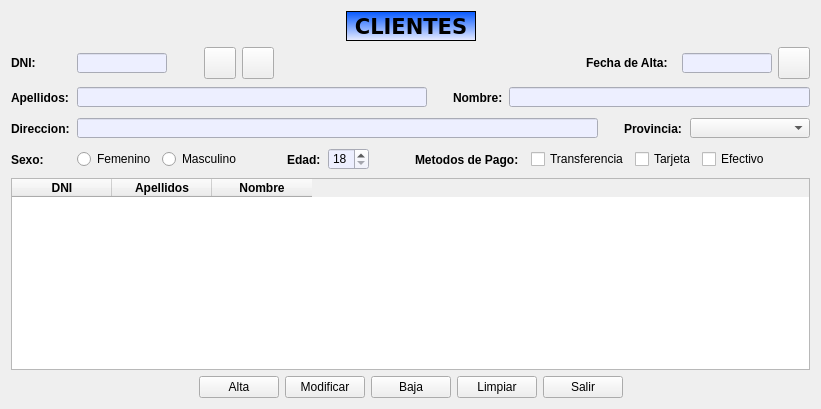
      <widget class="QWidget" name="panelCliente">
       <attribute name="title">
        <string>Clientes</string>
       </attribute>
       <layout class="QVBoxLayout" name="verticalLayout">
        <item>
         <layout class="QHBoxLayout" name="layoutCliente_0">
          <item>
           <spacer name="horizontalSpacer">
            <property name="orientation">
             <enum>Qt::Horizontal</enum>
            </property>
            <property name="sizeHint" stdset="0">
             <size>
              <width>40</width>
              <height>20</height>
             </size>
            </property>
           </spacer>
          </item>
          <item>
           <widget class="QLabel" name="labelClientes">
            <property name="sizePolicy">
             <sizepolicy hsizetype="Fixed" vsizetype="Fixed">
              <horstretch>0</horstretch>
              <verstretch>0</verstretch>
             </sizepolicy>
            </property>
            <property name="minimumSize">
             <size>
              <width>130</width>
              <height>30</height>
             </size>
            </property>
            <property name="maximumSize">
             <size>
              <width>130</width>
              <height>30</height>
             </size>
            </property>
            <property name="font">
             <font>
              <family>Verdana</family>
              <pointsize>16</pointsize>
              <weight>75</weight>
              <bold>true</bold>
             </font>
            </property>
            <property name="styleSheet">
             <string notr="true">background-color: qlineargradient(spread:pad, x1:0, y1:0, x2:0, y2:1, stop:0 rgba(0, 85, 255, 255), stop:1 rgba(237, 239, 255, 255));
border-color: rgb(0, 0, 0);</string>
            </property>
            <property name="frameShape">
             <enum>QFrame::Box</enum>
            </property>
            <property name="text">
             <string>CLIENTES</string>
            </property>
            <property name="alignment">
             <set>Qt::AlignCenter</set>
            </property>
           </widget>
          </item>
          <item>
           <spacer name="horizontalSpacer_2">
            <property name="orientation">
             <enum>Qt::Horizontal</enum>
            </property>
            <property name="sizeHint" stdset="0">
             <size>
              <width>40</width>
              <height>20</height>
             </size>
            </property>
           </spacer>
          </item>
         </layout>
        </item>
        <item>
         <layout class="QHBoxLayout" name="layoutCliente_1">
          <item>
           <widget class="QLabel" name="lblDNI">
            <property name="sizePolicy">
             <sizepolicy hsizetype="Fixed" vsizetype="Fixed">
              <horstretch>0</horstretch>
              <verstretch>0</verstretch>
             </sizepolicy>
            </property>
            <property name="minimumSize">
             <size>
              <width>60</width>
              <height>25</height>
             </size>
            </property>
            <property name="maximumSize">
             <size>
              <width>60</width>
              <height>25</height>
             </size>
            </property>
            <property name="font">
             <font>
              <weight>75</weight>
              <bold>true</bold>
             </font>
            </property>
            <property name="text">
             <string>DNI:</string>
            </property>
           </widget>
          </item>
          <item>
           <widget class="QLineEdit" name="editDNI">
            <property name="sizePolicy">
             <sizepolicy hsizetype="Fixed" vsizetype="Fixed">
              <horstretch>0</horstretch>
              <verstretch>0</verstretch>
             </sizepolicy>
            </property>
            <property name="minimumSize">
             <size>
              <width>90</width>
              <height>20</height>
             </size>
            </property>
            <property name="maximumSize">
             <size>
              <width>90</width>
              <height>20</height>
             </size>
            </property>
            <property name="font">
             <font>
              <weight>50</weight>
              <bold>false</bold>
             </font>
            </property>
            <property name="styleSheet">
             <string notr="true">background-color: rgb(237, 239, 255);</string>
            </property>
            <property name="text">
             <string/>
            </property>
            <property name="maxLength">
             <number>9</number>
            </property>
           </widget>
          </item>
          <item>
           <widget class="QLabel" name="lblValido">
            <property name="sizePolicy">
             <sizepolicy hsizetype="Fixed" vsizetype="Fixed">
              <horstretch>0</horstretch>
              <verstretch>0</verstretch>
             </sizepolicy>
            </property>
            <property name="minimumSize">
             <size>
              <width>25</width>
              <height>25</height>
             </size>
            </property>
            <property name="maximumSize">
             <size>
              <width>25</width>
              <height>25</height>
             </size>
            </property>
            <property name="font">
             <font>
              <family>MV Boli</family>
              <pointsize>18</pointsize>
              <weight>75</weight>
              <bold>true</bold>
              <kerning>true</kerning>
             </font>
            </property>
            <property name="text">
             <string/>
            </property>
           </widget>
          </item>
          <item>
           <widget class="QPushButton" name="btnClienteBuscar">
            <property name="sizePolicy">
             <sizepolicy hsizetype="Fixed" vsizetype="Fixed">
              <horstretch>32</horstretch>
              <verstretch>32</verstretch>
             </sizepolicy>
            </property>
            <property name="minimumSize">
             <size>
              <width>32</width>
              <height>32</height>
             </size>
            </property>
            <property name="maximumSize">
             <size>
              <width>32</width>
              <height>32</height>
             </size>
            </property>
            <property name="text">
             <string/>
            </property>
            <property name="icon">
             <iconset resource="img/rc_botonesInterfaz.qrc">
              <normaloff>:/lupa/lupa.png</normaloff>:/lupa/lupa.png</iconset>
            </property>
            <property name="iconSize">
             <size>
              <width>24</width>
              <height>24</height>
             </size>
            </property>
           </widget>
          </item>
          <item>
           <widget class="QPushButton" name="btnClienteRecargar">
            <property name="sizePolicy">
             <sizepolicy hsizetype="Fixed" vsizetype="Fixed">
              <horstretch>32</horstretch>
              <verstretch>32</verstretch>
             </sizepolicy>
            </property>
            <property name="minimumSize">
             <size>
              <width>32</width>
              <height>32</height>
             </size>
            </property>
            <property name="maximumSize">
             <size>
              <width>32</width>
              <height>32</height>
             </size>
            </property>
            <property name="text">
             <string/>
            </property>
            <property name="icon">
             <iconset resource="img/rc_botonesInterfaz.qrc">
              <normaloff>:/recargar/recargar.png</normaloff>:/recargar/recargar.png</iconset>
            </property>
            <property name="iconSize">
             <size>
              <width>24</width>
              <height>24</height>
             </size>
            </property>
           </widget>
          </item>
          <item>
           <spacer name="space_1">
            <property name="orientation">
             <enum>Qt::Horizontal</enum>
            </property>
            <property name="sizeHint" stdset="0">
             <size>
              <width>40</width>
              <height>20</height>
             </size>
            </property>
           </spacer>
          </item>
          <item>
           <widget class="QLabel" name="lblFechaAlta">
            <property name="sizePolicy">
             <sizepolicy hsizetype="Fixed" vsizetype="Fixed">
              <horstretch>0</horstretch>
              <verstretch>0</verstretch>
             </sizepolicy>
            </property>
            <property name="minimumSize">
             <size>
              <width>90</width>
              <height>25</height>
             </size>
            </property>
            <property name="maximumSize">
             <size>
              <width>90</width>
              <height>25</height>
             </size>
            </property>
            <property name="font">
             <font>
              <weight>75</weight>
              <bold>true</bold>
             </font>
            </property>
            <property name="text">
             <string>Fecha de Alta:</string>
            </property>
           </widget>
          </item>
          <item>
           <widget class="QLineEdit" name="editFechaAlta">
            <property name="sizePolicy">
             <sizepolicy hsizetype="Fixed" vsizetype="Fixed">
              <horstretch>0</horstretch>
              <verstretch>0</verstretch>
             </sizepolicy>
            </property>
            <property name="minimumSize">
             <size>
              <width>90</width>
              <height>20</height>
             </size>
            </property>
            <property name="maximumSize">
             <size>
              <width>90</width>
              <height>20</height>
             </size>
            </property>
            <property name="font">
             <font>
              <weight>50</weight>
              <bold>false</bold>
             </font>
            </property>
            <property name="focusPolicy">
             <enum>Qt::NoFocus</enum>
            </property>
            <property name="styleSheet">
             <string notr="true">background-color: rgb(237, 239, 255);</string>
            </property>
            <property name="text">
             <string/>
            </property>
            <property name="alignment">
             <set>Qt::AlignCenter</set>
            </property>
            <property name="readOnly">
             <bool>true</bool>
            </property>
           </widget>
          </item>
          <item>
           <widget class="QPushButton" name="btnCalendario">
            <property name="minimumSize">
             <size>
              <width>32</width>
              <height>32</height>
             </size>
            </property>
            <property name="maximumSize">
             <size>
              <width>32</width>
              <height>32</height>
             </size>
            </property>
            <property name="text">
             <string/>
            </property>
            <property name="icon">
             <iconset resource="img/rc_botonesInterfaz.qrc">
              <normaloff>:/calendario/calendario.png</normaloff>:/calendario/calendario.png</iconset>
            </property>
            <property name="iconSize">
             <size>
              <width>32</width>
              <height>32</height>
             </size>
            </property>
           </widget>
          </item>
         </layout>
        </item>
        <item>
         <layout class="QHBoxLayout" name="layoutCliente_2">
          <item>
           <widget class="QLabel" name="lblApellidos">
            <property name="sizePolicy">
             <sizepolicy hsizetype="Fixed" vsizetype="Fixed">
              <horstretch>0</horstretch>
              <verstretch>0</verstretch>
             </sizepolicy>
            </property>
            <property name="minimumSize">
             <size>
              <width>60</width>
              <height>25</height>
             </size>
            </property>
            <property name="maximumSize">
             <size>
              <width>60</width>
              <height>25</height>
             </size>
            </property>
            <property name="font">
             <font>
              <weight>75</weight>
              <bold>true</bold>
             </font>
            </property>
            <property name="text">
             <string>Apellidos:</string>
            </property>
           </widget>
          </item>
          <item>
           <widget class="QLineEdit" name="editApellidos">
            <property name="sizePolicy">
             <sizepolicy hsizetype="Expanding" vsizetype="Fixed">
              <horstretch>0</horstretch>
              <verstretch>0</verstretch>
             </sizepolicy>
            </property>
            <property name="minimumSize">
             <size>
              <width>350</width>
              <height>20</height>
             </size>
            </property>
            <property name="maximumSize">
             <size>
              <width>16777215</width>
              <height>20</height>
             </size>
            </property>
            <property name="font">
             <font>
              <weight>50</weight>
              <bold>false</bold>
             </font>
            </property>
            <property name="styleSheet">
             <string notr="true">background-color: rgb(237, 239, 255);</string>
            </property>
            <property name="text">
             <string/>
            </property>
           </widget>
          </item>
          <item>
           <spacer name="space_2">
            <property name="orientation">
             <enum>Qt::Horizontal</enum>
            </property>
            <property name="sizeType">
             <enum>QSizePolicy::Fixed</enum>
            </property>
            <property name="sizeHint" stdset="0">
             <size>
              <width>20</width>
              <height>20</height>
             </size>
            </property>
           </spacer>
          </item>
          <item>
           <widget class="QLabel" name="lblNombre">
            <property name="sizePolicy">
             <sizepolicy hsizetype="Fixed" vsizetype="Fixed">
              <horstretch>0</horstretch>
              <verstretch>0</verstretch>
             </sizepolicy>
            </property>
            <property name="minimumSize">
             <size>
              <width>50</width>
              <height>25</height>
             </size>
            </property>
            <property name="maximumSize">
             <size>
              <width>50</width>
              <height>25</height>
             </size>
            </property>
            <property name="font">
             <font>
              <weight>75</weight>
              <bold>true</bold>
             </font>
            </property>
            <property name="text">
             <string>Nombre:</string>
            </property>
           </widget>
          </item>
          <item>
           <widget class="QLineEdit" name="editNombre">
            <property name="sizePolicy">
             <sizepolicy hsizetype="Expanding" vsizetype="Fixed">
              <horstretch>0</horstretch>
              <verstretch>0</verstretch>
             </sizepolicy>
            </property>
            <property name="minimumSize">
             <size>
              <width>250</width>
              <height>20</height>
             </size>
            </property>
            <property name="maximumSize">
             <size>
              <width>16777215</width>
              <height>20</height>
             </size>
            </property>
            <property name="font">
             <font>
              <weight>50</weight>
              <bold>false</bold>
             </font>
            </property>
            <property name="styleSheet">
             <string notr="true">background-color: rgb(237, 239, 255);</string>
            </property>
            <property name="text">
             <string/>
            </property>
            <property name="alignment">
             <set>Qt::AlignLeading|Qt::AlignLeft|Qt::AlignVCenter</set>
            </property>
           </widget>
          </item>
         </layout>
        </item>
        <item>
         <layout class="QHBoxLayout" name="layoutCliente_3">
          <item>
           <widget class="QLabel" name="lblDireccion">
            <property name="sizePolicy">
             <sizepolicy hsizetype="Fixed" vsizetype="Fixed">
              <horstretch>0</horstretch>
              <verstretch>0</verstretch>
             </sizepolicy>
            </property>
            <property name="minimumSize">
             <size>
              <width>60</width>
              <height>25</height>
             </size>
            </property>
            <property name="maximumSize">
             <size>
              <width>60</width>
              <height>25</height>
             </size>
            </property>
            <property name="font">
             <font>
              <weight>75</weight>
              <bold>true</bold>
             </font>
            </property>
            <property name="text">
             <string>Direccion:</string>
            </property>
           </widget>
          </item>
          <item>
           <widget class="QLineEdit" name="editDireccion">
            <property name="sizePolicy">
             <sizepolicy hsizetype="Expanding" vsizetype="Fixed">
              <horstretch>0</horstretch>
              <verstretch>0</verstretch>
             </sizepolicy>
            </property>
            <property name="minimumSize">
             <size>
              <width>300</width>
              <height>20</height>
             </size>
            </property>
            <property name="maximumSize">
             <size>
              <width>16777215</width>
              <height>20</height>
             </size>
            </property>
            <property name="font">
             <font>
              <weight>50</weight>
              <bold>false</bold>
             </font>
            </property>
            <property name="styleSheet">
             <string notr="true">background-color: rgb(237, 239, 255);</string>
            </property>
            <property name="text">
             <string/>
            </property>
           </widget>
          </item>
          <item>
           <spacer name="space_3">
            <property name="orientation">
             <enum>Qt::Horizontal</enum>
            </property>
            <property name="sizeType">
             <enum>QSizePolicy::Fixed</enum>
            </property>
            <property name="sizeHint" stdset="0">
             <size>
              <width>20</width>
              <height>20</height>
             </size>
            </property>
           </spacer>
          </item>
          <item>
           <widget class="QLabel" name="lblProvincia">
            <property name="sizePolicy">
             <sizepolicy hsizetype="Fixed" vsizetype="Fixed">
              <horstretch>0</horstretch>
              <verstretch>0</verstretch>
             </sizepolicy>
            </property>
            <property name="minimumSize">
             <size>
              <width>60</width>
              <height>25</height>
             </size>
            </property>
            <property name="maximumSize">
             <size>
              <width>60</width>
              <height>25</height>
             </size>
            </property>
            <property name="font">
             <font>
              <weight>75</weight>
              <bold>true</bold>
             </font>
            </property>
            <property name="text">
             <string>Provincia:</string>
            </property>
           </widget>
          </item>
          <item>
           <widget class="QComboBox" name="cmbProvincia">
            <property name="sizePolicy">
             <sizepolicy hsizetype="Fixed" vsizetype="Fixed">
              <horstretch>0</horstretch>
              <verstretch>0</verstretch>
             </sizepolicy>
            </property>
            <property name="minimumSize">
             <size>
              <width>120</width>
              <height>20</height>
             </size>
            </property>
            <property name="maximumSize">
             <size>
              <width>120</width>
              <height>20</height>
             </size>
            </property>
            <property name="currentText">
             <string/>
            </property>
           </widget>
          </item>
         </layout>
        </item>
        <item>
         <layout class="QHBoxLayout" name="layoutCliente_4">
          <item>
           <widget class="QLabel" name="lblSexo">
            <property name="sizePolicy">
             <sizepolicy hsizetype="Fixed" vsizetype="Fixed">
              <horstretch>0</horstretch>
              <verstretch>0</verstretch>
             </sizepolicy>
            </property>
            <property name="minimumSize">
             <size>
              <width>60</width>
              <height>25</height>
             </size>
            </property>
            <property name="maximumSize">
             <size>
              <width>60</width>
              <height>25</height>
             </size>
            </property>
            <property name="font">
             <font>
              <weight>75</weight>
              <bold>true</bold>
             </font>
            </property>
            <property name="text">
             <string>Sexo:</string>
            </property>
           </widget>
          </item>
          <item>
           <widget class="QRadioButton" name="rbtFemenino">
            <property name="font">
             <font>
              <weight>50</weight>
              <bold>false</bold>
             </font>
            </property>
            <property name="text">
             <string>Femenino</string>
            </property>
            <attribute name="buttonGroup">
             <string notr="true">grpSexo</string>
            </attribute>
           </widget>
          </item>
          <item>
           <widget class="QRadioButton" name="rbtMasculino">
            <property name="font">
             <font>
              <weight>50</weight>
              <bold>false</bold>
             </font>
            </property>
            <property name="text">
             <string>Masculino</string>
            </property>
            <attribute name="buttonGroup">
             <string notr="true">grpSexo</string>
            </attribute>
           </widget>
          </item>
          <item>
           <spacer name="space_4">
            <property name="orientation">
             <enum>Qt::Horizontal</enum>
            </property>
            <property name="sizeType">
             <enum>QSizePolicy::Fixed</enum>
            </property>
            <property name="sizeHint" stdset="0">
             <size>
              <width>40</width>
              <height>20</height>
             </size>
            </property>
           </spacer>
          </item>
          <item>
           <widget class="QLabel" name="lblEdad">
            <property name="sizePolicy">
             <sizepolicy hsizetype="Fixed" vsizetype="Fixed">
              <horstretch>0</horstretch>
              <verstretch>0</verstretch>
             </sizepolicy>
            </property>
            <property name="minimumSize">
             <size>
              <width>35</width>
              <height>25</height>
             </size>
            </property>
            <property name="maximumSize">
             <size>
              <width>35</width>
              <height>25</height>
             </size>
            </property>
            <property name="font">
             <font>
              <weight>75</weight>
              <bold>true</bold>
             </font>
            </property>
            <property name="text">
             <string>Edad:</string>
            </property>
           </widget>
          </item>
          <item>
           <widget class="QSpinBox" name="spinEdad">
            <property name="styleSheet">
             <string notr="true">background-color: rgb(237, 239, 255);</string>
            </property>
            <property name="minimum">
             <number>18</number>
            </property>
           </widget>
          </item>
          <item>
           <spacer name="space_5">
            <property name="orientation">
             <enum>Qt::Horizontal</enum>
            </property>
            <property name="sizeType">
             <enum>QSizePolicy::Fixed</enum>
            </property>
            <property name="sizeHint" stdset="0">
             <size>
              <width>40</width>
              <height>20</height>
             </size>
            </property>
           </spacer>
          </item>
          <item>
           <widget class="QLabel" name="lblPago">
            <property name="minimumSize">
             <size>
              <width>110</width>
              <height>25</height>
             </size>
            </property>
            <property name="maximumSize">
             <size>
              <width>110</width>
              <height>25</height>
             </size>
            </property>
            <property name="font">
             <font>
              <weight>75</weight>
              <bold>true</bold>
             </font>
            </property>
            <property name="text">
             <string>Metodos de Pago:</string>
            </property>
           </widget>
          </item>
          <item>
           <widget class="QCheckBox" name="chkTransferencia">
            <property name="font">
             <font>
              <weight>50</weight>
              <bold>false</bold>
             </font>
            </property>
            <property name="text">
             <string>Transferencia</string>
            </property>
            <attribute name="buttonGroup">
             <string notr="true">grpPago</string>
            </attribute>
           </widget>
          </item>
          <item>
           <widget class="QCheckBox" name="chkTarjeta">
            <property name="font">
             <font>
              <weight>50</weight>
              <bold>false</bold>
             </font>
            </property>
            <property name="text">
             <string>Tarjeta</string>
            </property>
            <attribute name="buttonGroup">
             <string notr="true">grpPago</string>
            </attribute>
           </widget>
          </item>
          <item>
           <widget class="QCheckBox" name="chkEfectivo">
            <property name="font">
             <font>
              <weight>50</weight>
              <bold>false</bold>
             </font>
            </property>
            <property name="text">
             <string>Efectivo</string>
            </property>
            <attribute name="buttonGroup">
             <string notr="true">grpPago</string>
            </attribute>
           </widget>
          </item>
          <item>
           <spacer name="space_6">
            <property name="orientation">
             <enum>Qt::Horizontal</enum>
            </property>
            <property name="sizeHint" stdset="0">
             <size>
              <width>40</width>
              <height>20</height>
             </size>
            </property>
           </spacer>
          </item>
         </layout>
        </item>
        <item>
         <widget class="QTableWidget" name="tablaClientes">
          <property name="focusPolicy">
           <enum>Qt::NoFocus</enum>
          </property>
          <property name="styleSheet">
           <string notr="true"> QTableView::item {
		background-color: rgb(237, 239, 255); 
}

 QTableView::item:alternate {
		background-color: rgb(255, 255, 255); 
}

 QTableView::item:selected {
		color: rgb(255, 255, 255); 
		
	background-color: rgb(12, 93, 255);
}</string>
          </property>
          <property name="editTriggers">
           <set>QAbstractItemView::NoEditTriggers</set>
          </property>
          <property name="alternatingRowColors">
           <bool>true</bool>
          </property>
          <attribute name="verticalHeaderVisible">
           <bool>false</bool>
          </attribute>
          <column>
           <property name="text">
            <string>DNI</string>
           </property>
           <property name="font">
            <font>
             <weight>75</weight>
             <bold>true</bold>
            </font>
           </property>
          </column>
          <column>
           <property name="text">
            <string>Apellidos</string>
           </property>
           <property name="font">
            <font>
             <weight>75</weight>
             <bold>true</bold>
            </font>
           </property>
          </column>
          <column>
           <property name="text">
            <string>Nombre</string>
           </property>
           <property name="font">
            <font>
             <weight>75</weight>
             <bold>true</bold>
            </font>
           </property>
          </column>
         </widget>
        </item>
        <item>
         <layout class="QHBoxLayout" name="layoutCliente_5">
          <property name="bottomMargin">
           <number>0</number>
          </property>
          <item>
           <spacer name="space_7">
            <property name="orientation">
             <enum>Qt::Horizontal</enum>
            </property>
            <property name="sizeHint" stdset="0">
             <size>
              <width>40</width>
              <height>20</height>
             </size>
            </property>
           </spacer>
          </item>
          <item>
           <widget class="QPushButton" name="btnClienteAlta">
            <property name="font">
             <font>
              <weight>50</weight>
              <bold>false</bold>
             </font>
            </property>
            <property name="text">
             <string>Alta</string>
            </property>
           </widget>
          </item>
          <item>
           <widget class="QPushButton" name="btnClienteModificar">
            <property name="font">
             <font>
              <weight>50</weight>
              <bold>false</bold>
             </font>
            </property>
            <property name="text">
             <string>Modificar</string>
            </property>
           </widget>
          </item>
          <item>
           <widget class="QPushButton" name="btnClienteBaja">
            <property name="font">
             <font>
              <weight>50</weight>
              <bold>false</bold>
             </font>
            </property>
            <property name="text">
             <string>Baja</string>
            </property>
           </widget>
          </item>
          <item>
           <widget class="QPushButton" name="btnClienteLimpiar">
            <property name="font">
             <font>
              <weight>50</weight>
              <bold>false</bold>
             </font>
            </property>
            <property name="text">
             <string>Limpiar</string>
            </property>
           </widget>
          </item>
          <item>
           <widget class="QPushButton" name="btnClienteSalir">
            <property name="font">
             <font>
              <weight>50</weight>
              <bold>false</bold>
             </font>
            </property>
            <property name="text">
             <string>Salir</string>
            </property>
           </widget>
          </item>
          <item>
           <spacer name="space_8">
            <property name="orientation">
             <enum>Qt::Horizontal</enum>
            </property>
            <property name="sizeHint" stdset="0">
             <size>
              <width>40</width>
              <height>20</height>
             </size>
            </property>
           </spacer>
          </item>
         </layout>
        </item>
       </layout>
      </widget>
